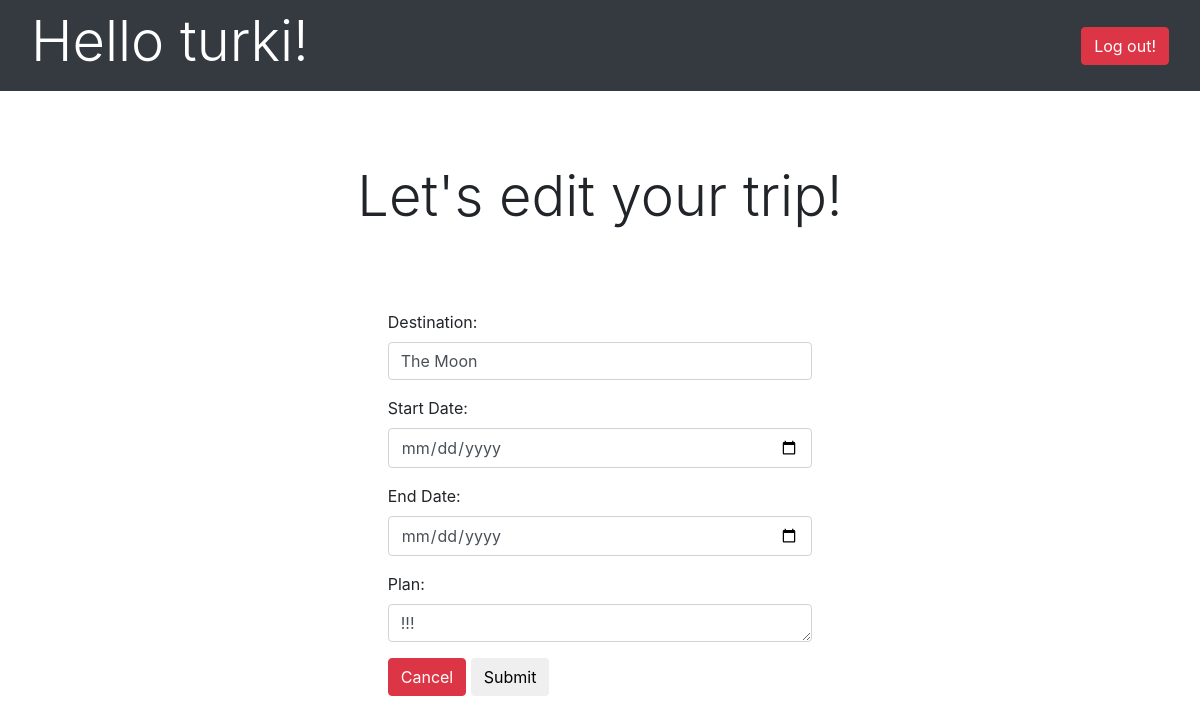
The app's page /edit_trip/7 (signed in) with its own data.
### app_one/models.py (models this page shows)
class User(models.Model):
    first_name = models.CharField(max_length=255)
    last_name = models.CharField(max_length=255)
    email = models.CharField(max_length=255)
    password = models.CharField(max_length=500)
    created_at = models.DateTimeField(auto_now_add = True)
    updated_at = models.DateTimeField(auto_now = True)
    objects = UserManager()

class Trip(models.Model):
    dest = models.CharField(max_length = 255)
    start_date = models.DateTimeField()
    end_date = models.DateTimeField()
    plan = models.TextField()
    user = models.ForeignKey(User, related_name = 'trips', on_delete = models.CASCADE)
    jointed_users = models.ManyToManyField(User, related_name = 'joined_trips')
    created_at = models.DateTimeField(auto_now_add = True)
    updated_at = models.DateTimeField(auto_now = True)
    objects = TripManager()

### app_one/views.py (the view)
# urls.py: path('edit_trip/<int:trip_id>', views.edit_trip),
def edit_trip(request, trip_id):
    context = {
        'trip' : Trip.objects.get(id = trip_id),
        'user' : User.objects.get(id = request.session['userid']),
    }
    return render(request, 'edit_trip.html', context)

### app_one/templates/edit_trip.html (shortened to what this page needs)
<!DOCTYPE html>
<html lang="en" dir="ltr">
  <head>
    <link rel="stylesheet" href="https://maxcdn.bootstrapcdn.com/bootstrap/4.0.0/css/bootstrap.min.css" >
    <link rel="stylesheet" href="https://maxcdn.bootstrapcdn.com/font-awesome/4.4.0/css/font-awesome.min.css">
  </head>
</head>
<body>
  <nav class="navbar navbar-dark bg-dark">
    <div class="container-fluid">
      <div class="navbar-header">
        <h4 class="display-4" style="color:white" >Hello {{user.first_name}}!</h4>
      </div>
      <div class="row">
        <div class="col-sm-auto mx-auto">
            <a href="/logout"><button class="btn btn-danger">Log out!</button></a>
        </div>
      </div>
    </div>
  </nav>
    <div class="container-fluid  p-5">
      <div class="row">
        <div class="col-sm-auto mx-auto  pt-4">
          <h6 class="display-4">Let's edit your trip!</h6>
        </div>
      </div>
      <div class="row">
          <div class="col-sm-12  p-4">
          </div>
      </div>
      <div class="row">
        <div class="col-sm-5 mx-auto  p-4">
          <form action="/update_trip/{{trip.id}}" method="post">
            <div class="form-group">
              <label >Destination:</label>
              <input type="text" class="form-control"  name = 'dest' value="{{trip.dest}}">
            </div>
            <div class="form-group">
              <label >Start Date:</label>
              <input type="date" class="form-control"  name = 'start_date' value="{{trip.start_date}}">
            </div>
            <div class="form-group">
              <label >End Date:</label>
              <input type="Date" class="form-control"  name = 'end_date' value="{{trip.end_date}}">
            </div>
            <div class="form-group">
              <label >Plan:</label>
              <textarea class="form-control" rows="1" name="plan">{{trip.plan}}</textarea>
            </div>
            <a href="/trips" class="btn btn-danger">Cancel</a>
            <a href="trips"><button class="btn">Submit</button></a>
          </form>
        </div>
    </div>
  </body>
</html>

### records on screen
User: first_name "turki"
Trip: dest "The Moon", plan "!!!"
